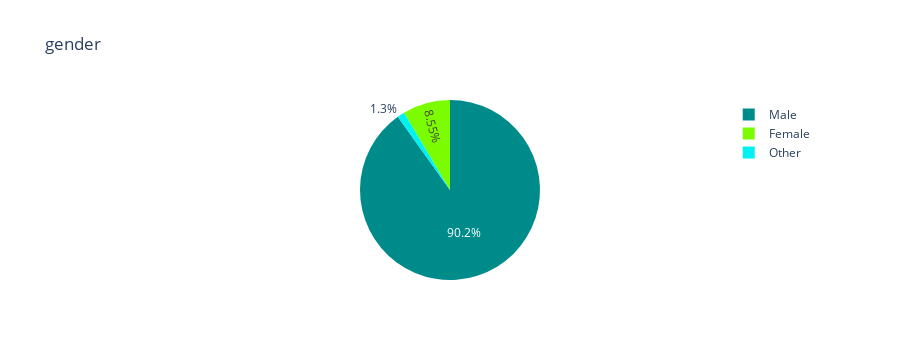
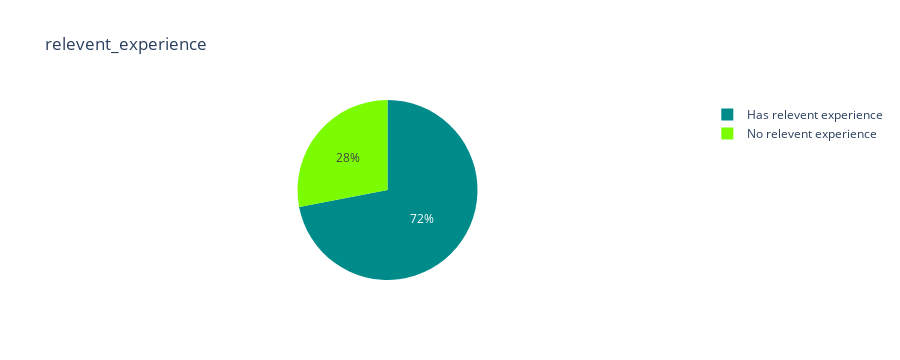
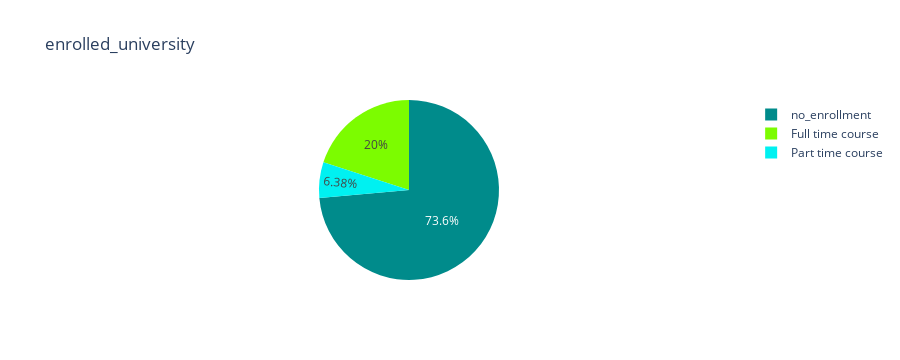
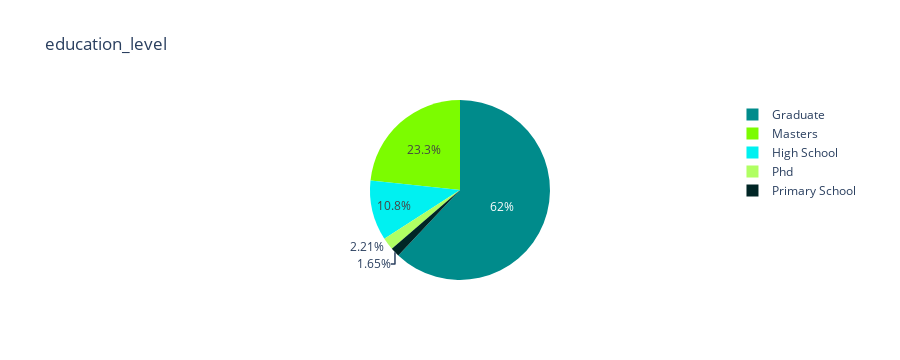

The cell these charts' notebook holds for them, in order:
### Code cell
pie_chart(data, categorical_columns)

### Figure 1 — Plotly figure (JSON) as saved in the notebook; plotly's stock layout.template omitted (floating-point values rounded to 4 significant figures)
{"data": [{"domain": {"x": [0, 1], "y": [0, 1]}, "hovertemplate": "label=%{label}<br>value=%{value}<extra></extra>", "labels": ["Male", "Female", "Other"], "legendgroup": "", "name": "", "showlegend": true, "type": "pie", "values": [68.98, 6.54, 0.997]}], "layout": {"height": 360, "legend": {"tracegroupgap": 0}, "piecolorway": ["darkcyan", "lawngreen"], "title": {"text": "gender"}}}

### Figure 2 — Plotly figure (JSON) as saved in the notebook; plotly's stock layout.template omitted (floating-point values rounded to 4 significant figures)
{"data": [{"domain": {"x": [0, 1], "y": [0, 1]}, "hovertemplate": "label=%{label}<br>value=%{value}<extra></extra>", "labels": ["Has relevent experience", "No relevent experience"], "legendgroup": "", "name": "", "showlegend": true, "type": "pie", "values": [71.99, 28.01]}], "layout": {"height": 360, "legend": {"tracegroupgap": 0}, "piecolorway": ["darkcyan", "lawngreen"], "title": {"text": "relevent_experience"}}}

### Figure 3 — Plotly figure (JSON) as saved in the notebook; plotly's stock layout.template omitted (floating-point values rounded to 4 significant figures)
{"data": [{"domain": {"x": [0, 1], "y": [0, 1]}, "hovertemplate": "label=%{label}<br>value=%{value}<extra></extra>", "labels": ["no_enrollment", "Full time course", "Part time course"], "legendgroup": "", "name": "", "showlegend": true, "type": "pie", "values": [72.12, 19.61, 6.253]}], "layout": {"height": 360, "legend": {"tracegroupgap": 0}, "piecolorway": ["darkcyan", "lawngreen"], "title": {"text": "enrolled_university"}}}

### Figure 4 — Plotly figure (JSON) as saved in the notebook; plotly's stock layout.template omitted (floating-point values rounded to 4 significant figures)
{"data": [{"domain": {"x": [0, 1], "y": [0, 1]}, "hovertemplate": "label=%{label}<br>value=%{value}<extra></extra>", "labels": ["Graduate", "Masters", "High School", "Phd", "Primary School"], "legendgroup": "", "name": "", "showlegend": true, "type": "pie", "values": [60.54, 22.76, 10.53, 2.161, 1.608]}], "layout": {"height": 360, "legend": {"tracegroupgap": 0}, "piecolorway": ["darkcyan", "lawngreen"], "title": {"text": "education_level"}}}
